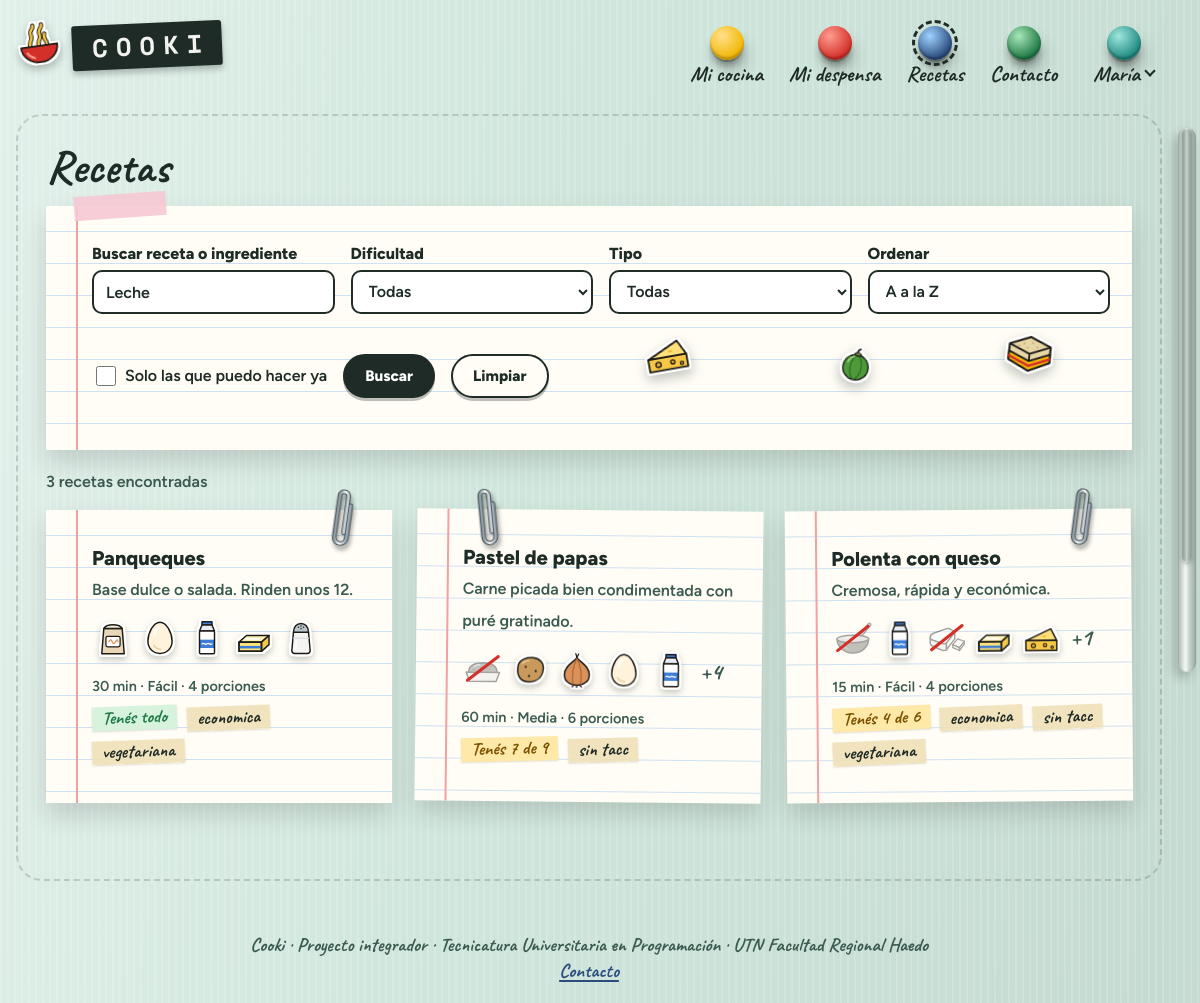
The page /app/recetas.php?q=Leche (signed in) on the database its author committed.
### tables this page shows
CREATE TABLE receta (
    id               INT UNSIGNED AUTO_INCREMENT PRIMARY KEY,
    slug             VARCHAR(120) NOT NULL UNIQUE,
    titulo           VARCHAR(150) NOT NULL,
    descripcion      TEXT         NULL,
    porciones_base   TINYINT      NOT NULL DEFAULT 4,
    minutos_prep     SMALLINT     NOT NULL,
    minutos_coccion  SMALLINT     NOT NULL DEFAULT 0,
    dificultad       TINYINT      NOT NULL,
    imagen           VARCHAR(255) NULL,
    fuente           VARCHAR(255) NULL,           
    autor_id         INT UNSIGNED NULL,           
    creado_en        DATETIME     NOT NULL DEFAULT CURRENT_TIMESTAMP,
    CONSTRAINT ck_receta_dificultad CHECK (dificultad BETWEEN 1 AND 3),
    CONSTRAINT fk_receta_autor FOREIGN KEY (autor_id) REFERENCES usuario(id) ON DELETE SET NULL
);

### src/ayudas.php (called while the page is built, shortened)
<?php
function e(string|int|float|null $valor): string
{
    return htmlspecialchars((string) $valor, ENT_QUOTES, 'UTF-8');
}
function url(string $ruta = ''): string
{
    static $base = null;
    if ($base === null) {
        $publico = str_replace('\\', '/', (string) realpath(dirname(__DIR__) . '/public'));
        $script = str_replace('\\', '/', (string) realpath($_SERVER['SCRIPT_FILENAME'] ?? ''));
        $relativo = str_starts_with($script, $publico . '/') ? substr($script, strlen($publico) + 1) : '';
        $nombre = (string) ($_SERVER['SCRIPT_NAME'] ?? '/');
        $base = ($relativo !== '' && str_ends_with($nombre, $relativo))
            ? substr($nombre, 0, -strlen($relativo))
            : '/';
    }
    return $base . ltrim($ruta, '/');
}
function iconoIngrediente(string $nombre, bool $propio = false): string
{
    $texto = iconv('UTF-8', 'ASCII//TRANSLIT', mb_strtolower($nombre)) ?: $nombre;
    $palabras = preg_split('/[^a-z]+/', strtolower($texto), -1, PREG_SPLIT_NO_EMPTY) ?: [];
    foreach ([implode('-', $palabras), $palabras[0] ?? ''] as $candidato) {
        $archivo = 'img/ingredientes/' . $candidato . '.svg';
        if ($candidato !== '' && is_file(dirname(__DIR__) . '/public/' . $archivo)) {
            return url($archivo);
        }
    }
    return url('img/ingredientes/frasco.svg');
}

### src/bootstrap.php (called while the page is built, shortened)
<?php
spl_autoload_register(function (string $clase): void {
    $prefijo = 'Cooki\\';
    $relativa = str_replace('\\', '/', substr($clase, strlen($prefijo)));
    $archivo = __DIR__ . '/' . $relativa . '.php';
});
require_once __DIR__ . '/ayudas.php';

### src/Config.php (called while the page is built, shortened)
<?php
final class Config
{
    private static array $valores = [];
    public static function get(string $clave, string $porDefecto = ''): string
    {
        $env = getenv($clave);
        if ($env !== false && $env !== '') {
            return $env;
        }
        return self::$valores[$clave] ?? $porDefecto;
    }
}

### src/Db.php (called while the page is built, shortened)
<?php
final class Db
{
    private static ?PDO $pdo = null;
    public static function conexion(): PDO
    {
        if (self::$pdo === null) {
            $dsn = sprintf(
                'mysql:host=%s;port=%s;dbname=%s;charset=utf8mb4',
                Config::get('DB_HOST', '127.0.0.1'),
                Config::get('DB_PORT', '3306'),
                Config::get('DB_NAME', 'cooki')
            );
            self::$pdo = new PDO($dsn, Config::get('DB_USER', 'root'), Config::get('DB_PASS'), [
                PDO::ATTR_ERRMODE => PDO::ERRMODE_EXCEPTION,
                PDO::ATTR_DEFAULT_FETCH_MODE => PDO::FETCH_ASSOC,
                PDO::ATTR_EMULATE_PREPARES => false,
            ]);
        }
        return self::$pdo;
    }
}

### src/Repositorios/RecetaRepositorio.php (called while the page is built, shortened)
<?php
final class RecetaRepositorio
{
    public function buscar(array $filtros = [], int $usuarioId = 0): array
    {
        $condiciones = [];
        $parametros = ['usuario' => $usuarioId];
        $texto = trim($filtros['q'] ?? '');
        if ($texto !== '') {
            $condiciones[] = '(r.titulo LIKE :q1 OR r.descripcion LIKE :q2 OR EXISTS (
                SELECT 1 FROM receta_ingrediente ri2
                JOIN ingrediente i2 ON i2.id = ri2.ingrediente_id
                LEFT JOIN sinonimo s ON s.ingrediente_id = i2.id
                WHERE ri2.receta_id = r.id AND (i2.nombre LIKE :q3 OR s.texto LIKE :q4)))';
            foreach (['q1', 'q2', 'q3', 'q4'] as $clave) {
                $parametros[$clave] = '%' . $texto . '%';
            }
        }
        $elegidos = array_values(array_unique(array_filter(array_map('intval', $filtros['ingredientes'] ?? []))));
        $sql = 'SELECT * FROM (' . self::SELECT_RESUMEN
            . ($condiciones ? ' WHERE ' . implode(' AND ', $condiciones) : '')
            . ' GROUP BY r.id) AS resumen'
            . (!empty($filtros['puedo']) ? ' WHERE tengo >= total' : '')
            . ' ORDER BY titulo';
        $consulta = $this->db->prepare($sql);
        $consulta->execute($parametros);
        return $consulta->fetchAll();
    }
    public static function ingredientesDeTarjeta(?string $columna): array
    {
        $lista = [];
        foreach (array_filter(explode("\n", (string) $columna)) as $renglon) {
            $lista[] = ['nombre' => substr($renglon, 1), 'tengo' => $renglon[0] === '1'];
        }
        return $lista;
    }
    public function etiquetas(): array
    {
        return $this->db->query('SELECT id, nombre FROM etiqueta ORDER BY nombre')->fetchAll();
    }
}

### src/Sesion.php (called while the page is built, shortened)
<?php
final class Sesion
{
    public static function usuario(): ?array
    {
        return $_SESSION['usuario'] ?? null;
    }
    public static function idUsuario(): int
    {
        return (int) (self::usuario()['id'] ?? 0);
    }
}

### public/app/recetas.php (the view, shortened to what this page needs)
<?php
require dirname(__DIR__, 2) . '/src/bootstrap.php';
$repo = new RecetaRepositorio(Db::conexion());
$filtros = [
    'q' => trim((string) ($_GET['q'] ?? '')),
    'dificultad' => (int) ($_GET['dificultad'] ?? 0),
    'etiqueta' => (int) ($_GET['etiqueta'] ?? 0),
    'puedo' => isset($_GET['puedo']),
];
$recetas = $repo->buscar($filtros, Sesion::idUsuario());
$ordenes = ['az' => 'A a la Z', 'recomendadas' => 'Recomendadas para mí', 'rapidas' => 'Más rápidas primero'];
$orden = isset($ordenes[$_GET['orden'] ?? '']) ? $_GET['orden'] : 'az';
$etiquetas = $repo->etiquetas();
$hayFiltros = $filtros['q'] !== '' || $filtros['dificultad'] || $filtros['etiqueta'] || $filtros['puedo'] || $orden !== 'az';
?>
<div class="titulo-con-sueltos titulo-con-sueltos--panoramica">
  <h1>Recetas</h1>
</div>
<div class="catalogo">
<form class="tarjeta buscador" method="get" role="search">
  <div class="campo">
    <label for="q">Buscar receta o ingrediente</label>
    <input id="q" name="q" type="search" placeholder="Ej.: tarta, pollo, zapallo" value="<?= e($filtros['q']) ?>">
  </div>
  <div class="campo">
    <label for="dificultad">Dificultad</label>
    <select id="dificultad" name="dificultad">
      <option value="0">Todas</option>
    </select>
  </div>
  <div class="campo">
    <label for="etiqueta">Tipo</label>
    <select id="etiqueta" name="etiqueta">
      <option value="0">Todas</option>
    </select>
  </div>
  <div class="campo">
    <label for="orden">Ordenar</label>
    <select id="orden" name="orden">
      <?php foreach ($ordenes as $valor => $texto) : ?>
        <option value="<?= e($valor) ?>"<?= $orden === $valor ? ' selected' : '' ?>><?= e($texto) ?></option>
      <?php endforeach; ?>
    </select>
  </div>
  <div class="campo casillas">
    <label><input type="checkbox" name="puedo" value="1"<?= $filtros['puedo'] ? ' checked' : '' ?>> Solo las que puedo hacer ya</label>
  </div>
  <button class="boton" type="submit">Buscar</button>
  <?php if ($hayFiltros) : ?>
    <a class="boton boton--secundario" href="<?= e(url('app/recetas.php')) ?>">Limpiar</a>
  <?php endif; ?>
  <div class="buscador__relleno">
  </div>
</form>
<div class="catalogo__resultados">
<p class="texto-suave" role="status"><?= count($recetas) ?> receta<?= count($recetas) === 1 ? '' : 's' ?><?= $hayFiltros ? ' encontradas' : '' ?></p>
<?php if ($recetas === []) : ?>
  <p class="vacio">No encontramos recetas con esos filtros. Probá con otra palabra o sacá algún filtro.</p>
<?php else : ?>
  <div class="grilla">
    <?php foreach ($recetas as $receta) : ?>
      <?php require parcial('tarjeta-receta'); ?>
    <?php endforeach; ?>
  </div>
<?php endif; ?>
</div>
</div>

### src/Vistas/tarjeta-receta.php (shortened to what this page needs)
<?php
$faltan = (int) $receta['total'] - (int) $receta['tengo'];
$dibujos = RecetaRepositorio::ingredientesDeTarjeta($receta['ingredientes'] ?? null);
$maximo = 5;
?>
<article class="tarjeta tarjeta-receta">
  <h2><a href="<?= e(url('app/receta.php?id=' . $receta['id'])) ?>"><?= e($receta['titulo']) ?></a></h2>
  <p class="texto-suave"><?= e($receta['descripcion']) ?></p>
  <?php if ($dibujos !== []) : ?>
    <ul class="mini-ingredientes" aria-label="Ingredientes">
      <?php foreach (array_slice($dibujos, 0, $maximo) as $ing) : ?>
        <li class="<?= $ing['tengo'] ? 'tengo' : 'falta' ?>">
          <img src="<?= e(iconoIngrediente($ing['nombre'])) ?>" width="40" height="40"
               alt="<?= e($ing['nombre'] . ($ing['tengo'] ? '' : ' (te falta)')) ?>" title="<?= e($ing['nombre']) ?>">
        </li>
      <?php endforeach; ?>
      <?php if (count($dibujos) > $maximo) : ?>
        <li class="mini-ingredientes__mas">+<?= count($dibujos) - $maximo ?></li>
      <?php endif; ?>
    </ul>
  <?php endif; ?>
  <p class="tarjeta-receta__datos">
    <span><?= e($receta['minutos']) ?> min</span> ·
    <span><?= e(RecetaRepositorio::DIFICULTADES[(int) $receta['dificultad']] ?? '') ?></span> ·
    <span><?= e($receta['porciones_base']) ?> porciones</span>
  </p>
  <p>
    <?php if ($faltan <= 0) : ?>
      <span class="etiqueta etiqueta--exito">Tenés todo</span>
    <?php else : ?>
      <span class="etiqueta<?= $faltan <= 2 ? ' etiqueta--alerta' : '' ?>">Tenés <?= e($receta['tengo']) ?> de <?= e($receta['total']) ?></span>
    <?php endif; ?>
    <?php foreach (array_filter(explode(', ', (string) $receta['etiquetas'])) as $etiqueta) : ?>
      <span class="etiqueta"><?= e(str_replace('_', ' ', $etiqueta)) ?></span>
    <?php endforeach; ?>
  </p>
</article>

### rows shown on the page
receta: titulo "Panqueques", descripcion "Base dulce o salada. Rinden unos 12.", minutos "30", dificultad "Fácil", porciones_base "4", shows "Tenés todo", etiqueta "economica", etiqueta "vegetariana"
receta: titulo "Pastel de papas", descripcion "Carne picada bien condimentada con puré gratinado.", count($dibujos) - $maximo "4", minutos "60", dificultad "Media", porciones_base "6", tengo "7", total "9", etiqueta "sin tacc"
receta: titulo "Polenta con queso", descripcion "Cremosa, rápida y económica.", count($dibujos) - $maximo "1", minutos "15", dificultad "Fácil", porciones_base "4", tengo "4", total "6", etiqueta "economica", etiqueta "sin tacc", etiqueta "vegetariana"

### other values the page prints
$letra "C"
$letra "O"
$letra "K"
$letra "I"
$texto "Mi cocina"
$texto "Mi despensa"
$texto "Recetas"
$texto "Contacto"
explode(' ', $usuario['nombre'])[0] "María"
count($recetas) "3"
form field orden "A a la Z"
